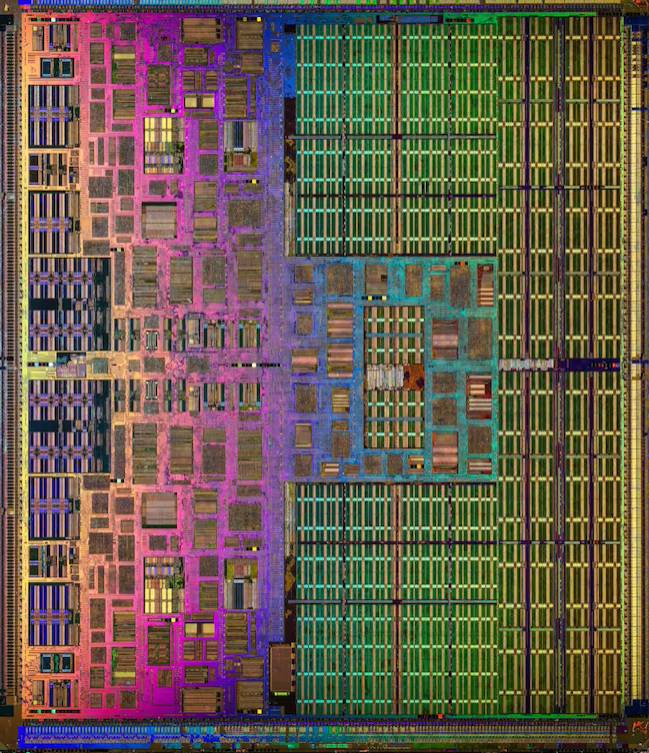
#> input picture chip3.png, 649 x 753 px
$ python imageAnalyzer.py
#> lines starting #> are read from the running program, lines starting #| are printed output that depends on the picture; after the words box and inside, x2 and y2 are one past the last pixel; in counts of white or black regions, pixels touching at a corner belong together

import cv2
import numpy as np

# Load the image
img = cv2.imread('chip3.png')
#> img is the input picture: shape (753, 649, 3); mean B, G, R 78.9, 91.8, 104.2

# Convert to grayscale
gray = cv2.cvtColor(img, cv2.COLOR_BGR2GRAY)
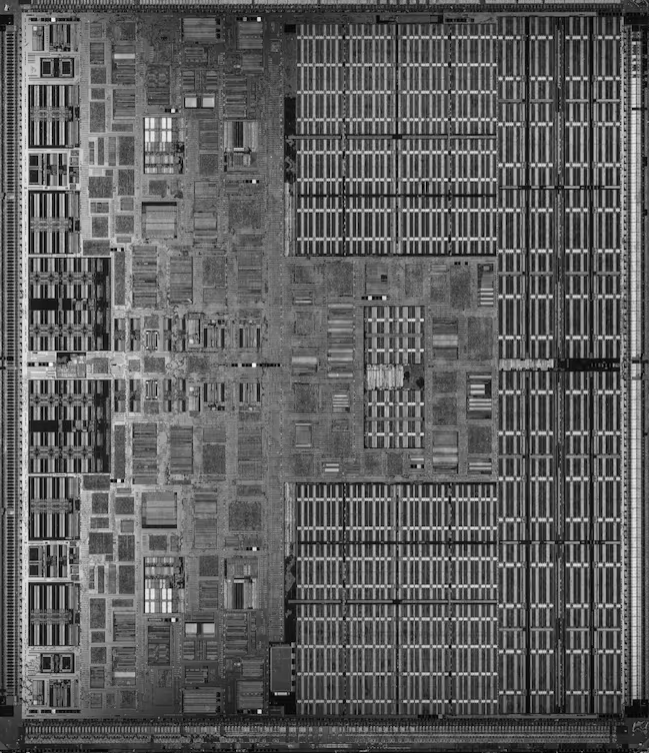
#> gray: shape (753, 649); min 0, max 249, mean 94.1

# Define the pattern you are looking for and create a template:
pattern = cv2.imread('patternSample.png',0)
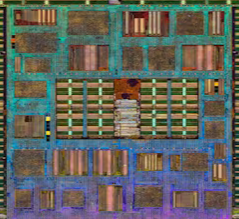
#> input picture patternSample.png, 239 x 219 px
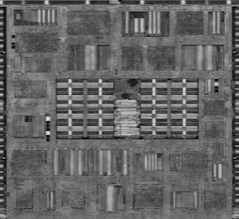
#> pattern: shape (219, 239); min 0, max 228, mean 100.7

# identify height and width of pattern
h, w = pattern.shape[::]
#> h = 219; w = 239

# Use the matchTemplate() function to find the pattern in the image:
res = cv2.matchTemplate(gray,pattern, cv2.TM_SQDIFF)
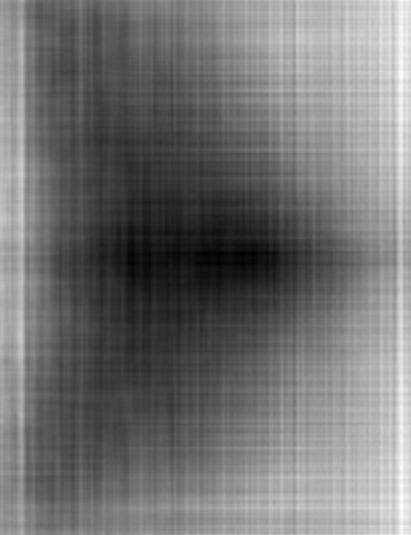
#> res: shape (535, 411) float32; min 69111360, max 176005984, mean 117164840; drawn with min black and max white

# Set a threshold value to determine whether the pattern is present in the image or not:
# threshold = 0.8
# loc = np.where(res >= threshold)

min_val, max_val, min_loc, max_loc = cv2.minMaxLoc(res)
#> min_val = 69111360; max_val = 176005984; min_loc = (243, 253); max_loc = (401, 507)

# Draw a rectangle around the pattern in the image:
top_left = min_loc
#> top_left = (243, 253)
bottom_right = (top_left[0] + w, top_left[1] + h)
#> bottom_right = (482, 472)
cv2.rectangle(img,top_left, bottom_right, 255, 2)
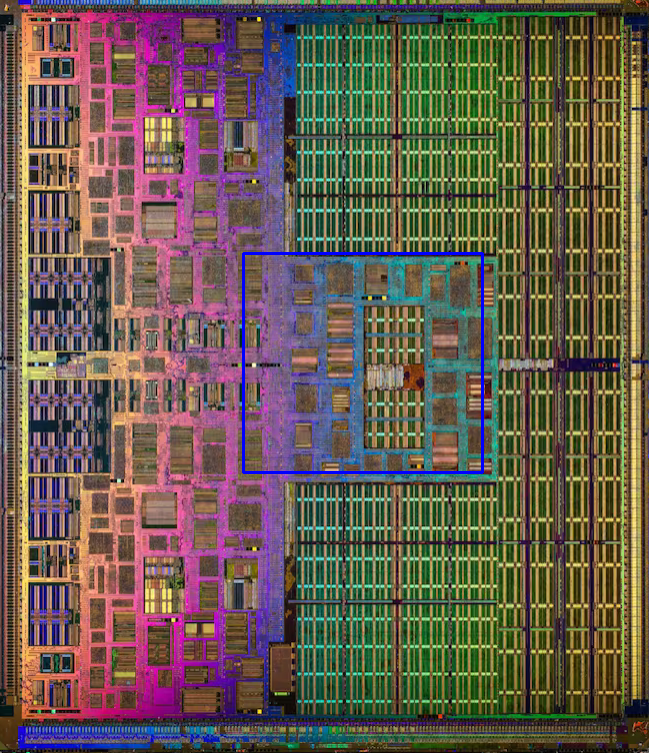
#> img: shape (753, 649, 3); 0.56% of pixels changed, all inside (x1, y1, x2, y2) = (242, 252, 484, 474)

# Display the resulting image:
cv2.imshow('Detected',img)
cv2.waitKey()
cv2.destroyAllWindows()
